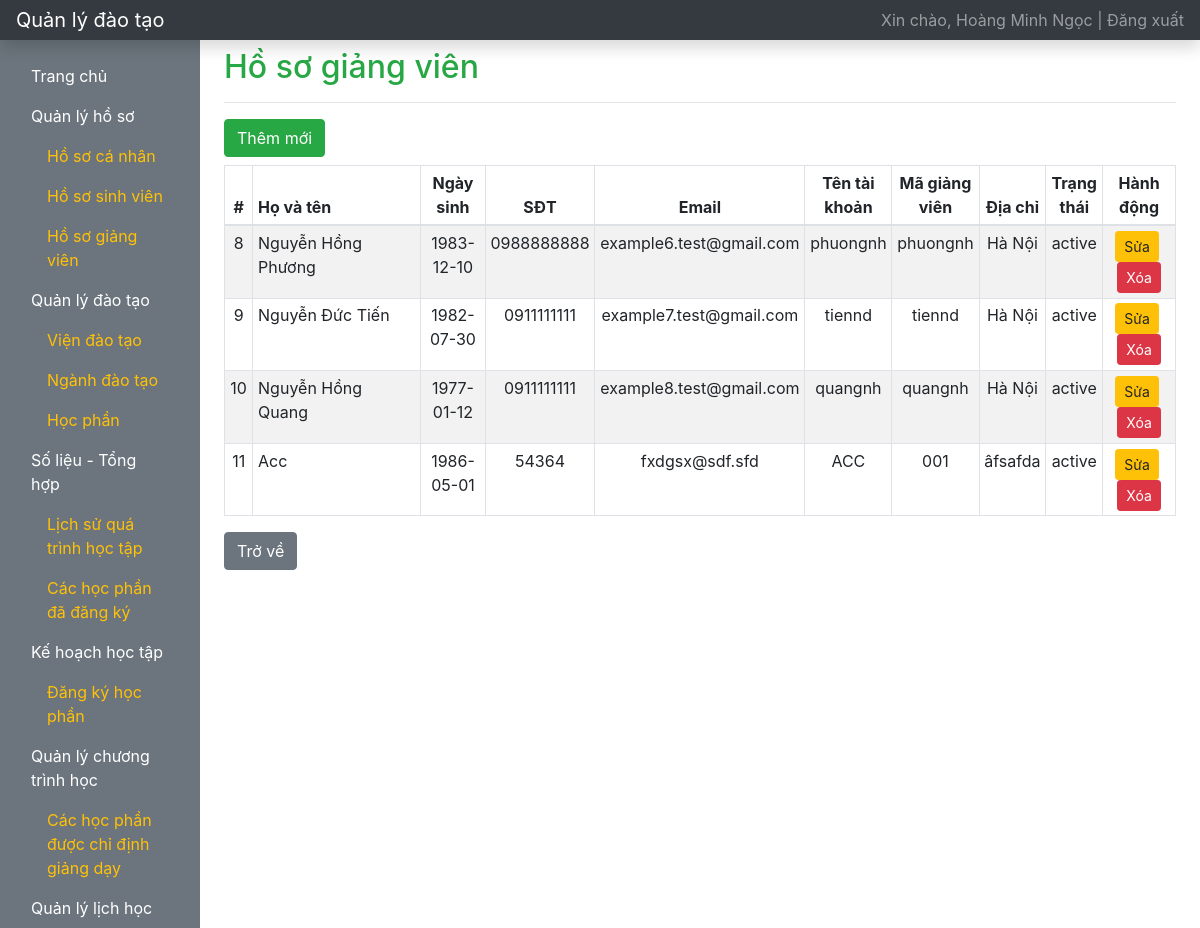
Page /index.php?r=ho-so-giang-vien (signed in) on the committed database.
### tables this page shows
CREATE TABLE `user` (
  `id` int(11) NOT NULL,
  `username` varchar(64) NOT NULL,
  `password` varchar(128) NOT NULL,
  `user_type` varchar(32) NOT NULL,
  `user_code` varchar(32) DEFAULT NULL,
  `fullname` varchar(128) NOT NULL,
  `dob` date NOT NULL,
  `phone_number` varchar(15) DEFAULT NULL,
  `email` varchar(64) DEFAULT NULL,
  `address` varchar(512) DEFAULT NULL,
  `status` varchar(32) NOT NULL DEFAULT 'active'
);

### WEB/function.php (called while the page is built, shortened)
<?php
    function getInfoLoginFromSession()
    {
        $key = 'user_login';
        if (isset($_SESSION[$key])) {
            $data = $_SESSION[$key];
            return $data;
        }
        return array();
    }
    function checkUserTypeIsStudent()
    {
        $info_user = getInfoLoginFromSession();
        if (empty($info_user) == false) {
            $user_type = $info_user['user_type'];
        }
        return false;
    }
    function getFullnameUserLogin()
    {
        $info_user = getInfoLoginFromSession();
        if (empty($info_user) == false) {
            $fullname = $info_user['fullname'];
            return $fullname;
        }
        return '';
    }
?>

### WEB/database.php (called while the page is built, shortened)
<?php
    function getOne($instance_db, $sql)
    {
        $stmt = $instance_db->prepare($sql);
        $stmt->setFetchMode(PDO::FETCH_ASSOC);
        $stmt->execute();
        return $stmt->fetch();
    }
    function getAll($instance_db, $sql)
    {
        $stmt = $instance_db->prepare($sql);
        $stmt->setFetchMode(PDO::FETCH_ASSOC);
        $stmt->execute();
        $data = array();
        while ($row = $stmt->fetch()) {
            $data[] = $row;
        }
        return $data;
    }
    function getInfoLogin($instance_db, $username, $password)
    {
        $sql = "SELECT * FROM USER WHERE USERNAME = '{$username}' AND PASSWORD = '{$password}'";
        return getOne($instance_db, $sql);
    }
?>

### WEB/ho-so-giang-vien.php (the view)
<?php
    $sql = "SELECT * FROM USER WHERE USER_TYPE = 'lecturer'";
    $list_user_lecturer = getAll($connect, $sql);
?>
<h2 class=" mt-2 text-success">Hồ sơ giảng viên</h2>
<hr>
<?php
    if ($check_is_student != true) {
        echo '<a href="?r=them-moi-nguoi-dung" class="btn btn-success">Thêm mới</a>';
    }
?>
<div class="table-responsive mt-2">
    <table class="table table-striped table-sm table-bordered table-hover">
        <thead>
            <tr>
                <th class="text-center" style="width: 3%;">#</th>
                <th style="width: 20%;">Họ và tên</th>
                <th class="text-center" style="width: 7%;">Ngày sinh</th>
                <th class="text-center" style="width: 8%;">SĐT</th>
                <th class="text-center" style="width: 8%;">Email</th>
                <?php
                    if ($check_is_student != true) {
                        echo '<th class="text-center" style="width: 8%;">Tên tài khoản</th>';
                    }
                ?>
                <th class="text-center" style="width: 8%;">Mã giảng viên</th>
                <th class="text-center">Địa chỉ</th>
                <?php
                    if ($check_is_student != true) {
                        echo '<th class="text-center" style="width: 6%;">Trạng thái</th>';
                        echo '<th class="text-center" style="width: 8%;">Hành động</th>';
                    }
                ?>
            </tr>
        </thead>
        <tbody>
        <?php
            foreach ($list_user_lecturer as $lecturer) {
        ?>
            <tr>
                <td class="text-center"><?= $lecturer['id']?></td>
                <td><?= $lecturer['fullname']?></td>
                <td class="text-center"><?= $lecturer['dob']?></td>
                <td class="text-center"><?= $lecturer['phone_number']?></td>
                <td class="text-center"><?= $lecturer['email']?></td>
                <?php
                    if ($check_is_student != true) {
                        echo '<td class="text-center">' . $lecturer['username'] . '</td>';
                    }
                ?>
                <td class="text-center"><?= $lecturer['user_code']?></td>
                <td class="text-center"><?= $lecturer['address']?></td>
                <?php
                    if ($check_is_student != true) {
                        echo '<td class="text-center">' . $lecturer['status'] . '</td>';
                        echo '<td class="text-center">';
                        echo '<a href="?r=cap-nhat-nguoi-dung&user_id=' . $lecturer['id'] .'" class="btn btn-sm btn-warning mr-1">Sửa</a>' ;
                        echo '<a href="?r=xoa-nguoi-dung&user_id=' . $lecturer['id'] .'" class="btn btn-sm btn-danger">Xóa</a>' ;
                        echo '</td>';
                    }
                ?>
            </tr>
        <?php }?>
        </tbody>
    </table>
</div>
<a href="?r=trang-chu" class="btn btn-secondary">Trở về</a>

### WEB/layouts/topbar.php
<nav class="navbar navbar-dark sticky-top bg-dark flex-md-nowrap p-0 shadow">
    <a class="navbar-brand col-md-3 col-lg-2 mr-0 px-3" href="?r=trang-chu">Quản lý đào tạo</a>
    <ul class="navbar-nav px-3">
        <li class="nav-item text-nowrap">
            <a class="nav-link" href="dang-xuat.php">Xin chào, <?= getFullnameUserLogin()?> | Đăng xuất</a>
        </li>
    </ul>
</nav>

### rows in the picture
user: fullname "Hoàng Minh Ngọc"
user: id "8", fullname "Nguyễn Hồng Phương", dob "1983-12-10", phone_number "0988888888", email "example6.test@gmail.com", username "phuongnh", user_code "phuongnh", address "Hà Nội", status "active"
user: id "9", fullname "Nguyễn Đức Tiến", dob "1982-07-30", phone_number "0911111111", email "example7.test@gmail.com", username "tiennd", user_code "tiennd", address "Hà Nội", status "active"
user: id "10", fullname "Nguyễn Hồng Quang", dob "1977-01-12", phone_number "0911111111", email "example8.test@gmail.com", username "quangnh", user_code "quangnh", address "Hà Nội", status "active"
user: id "11", fullname "Acc", dob "1986-05-01", phone_number "54364", email "fxdgsx@sdf.sfd", username "ACC", user_code "001", address "âfsafda", status "active"
